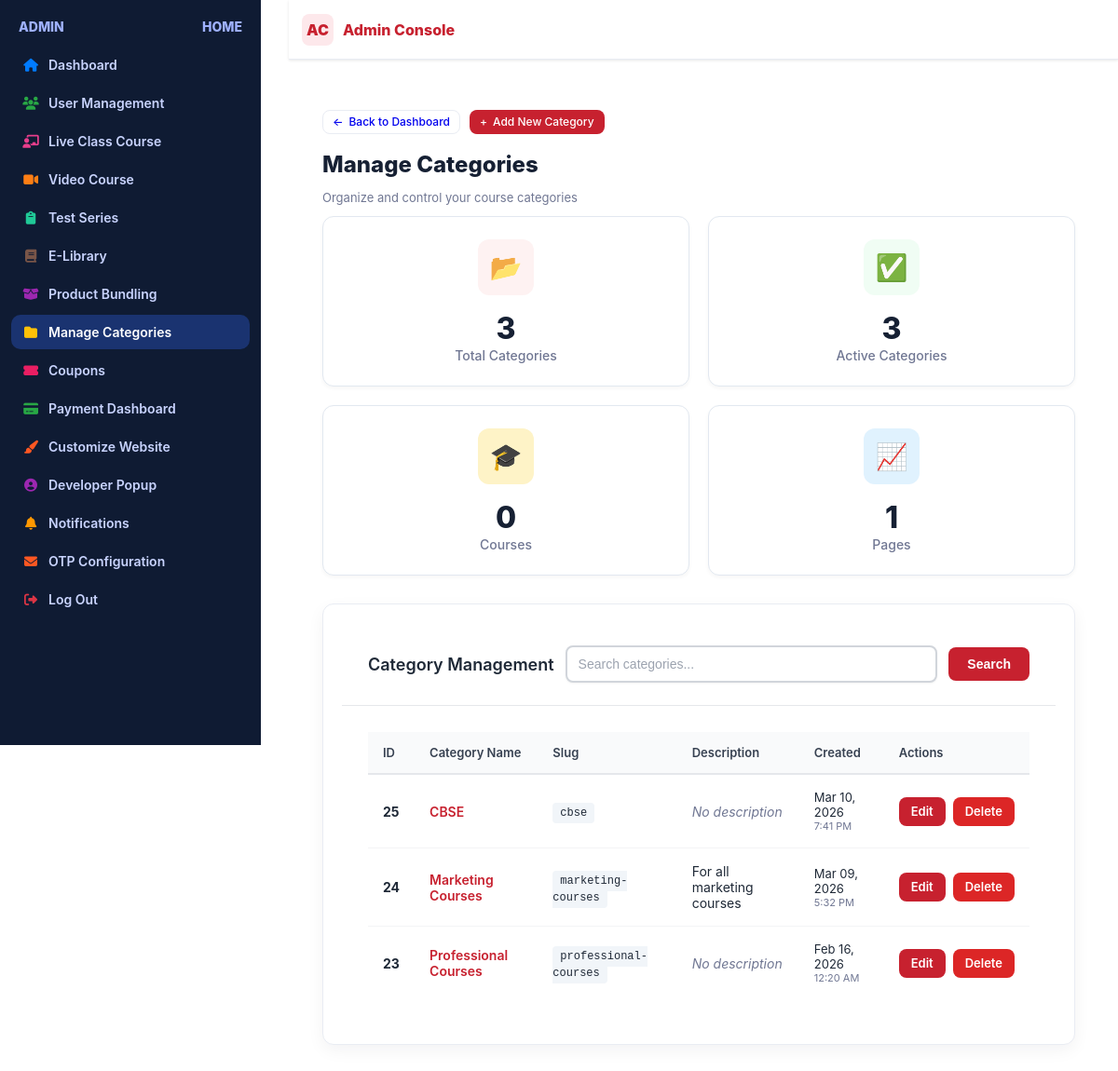
Before: /categories/ (signed in) with the older database file.
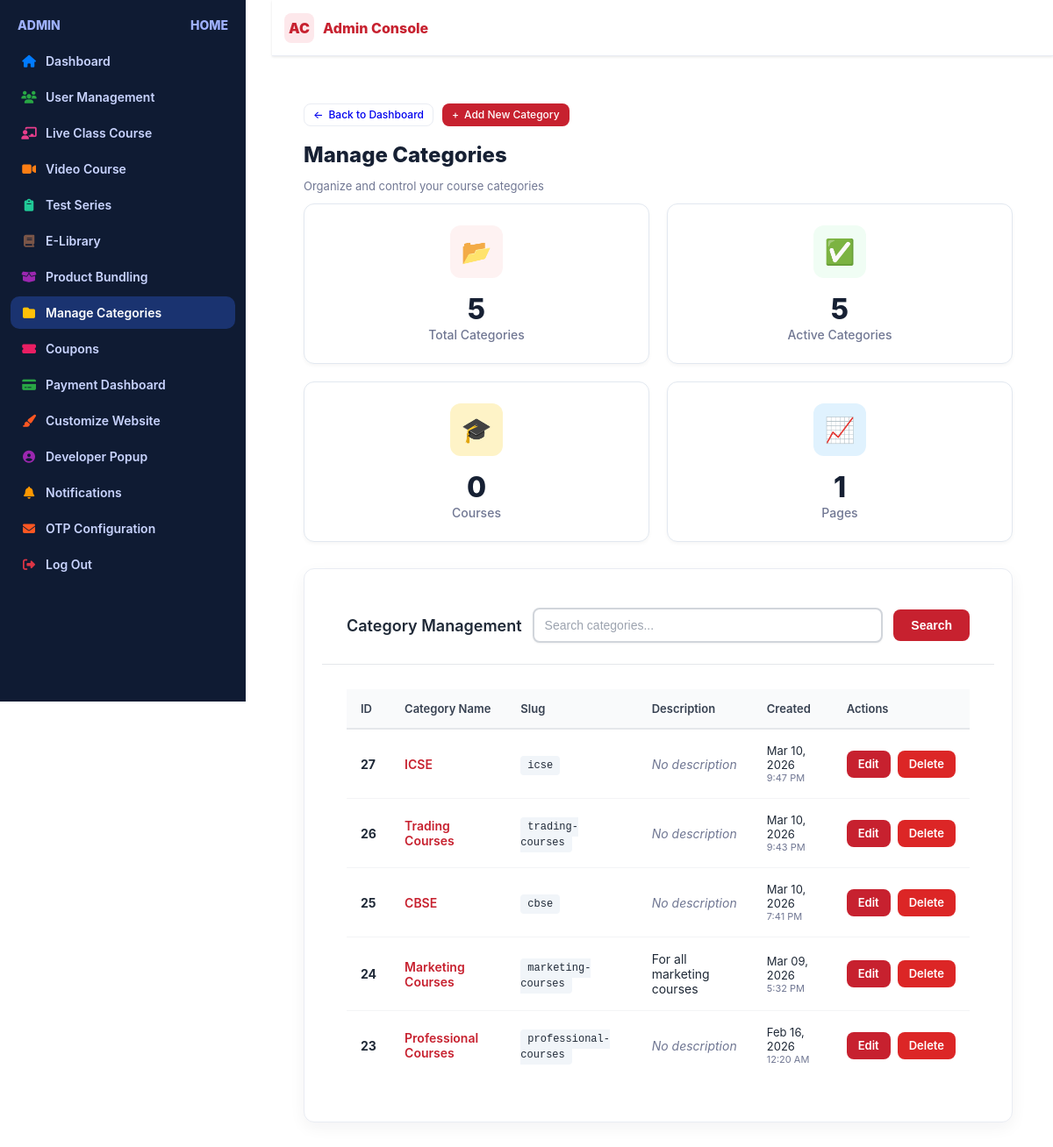
After: the same page with the newer database file.
### video_courses/models.py (models this page shows, shortened)
class TimestampedModel(models.Model):
    created_at = models.DateTimeField(auto_now_add=True)
    updated_at = models.DateTimeField(auto_now=True)
    class Meta:
        abstract = True

class Category(TimestampedModel):
    name = models.CharField(max_length=120, unique=True)
    slug = models.SlugField(max_length=140, unique=True, blank=True)
    description = models.TextField(blank=True)
    class Meta:
        ordering = ["name"]

### adminpanel/views.py (the view)
# urls.py: path('categories/', views.manage_categories, name='manage_categories'),
@login_required
def manage_categories(request):
    categories = Category.objects.all().order_by('-created_at')
    paginator = Paginator(categories, 10)
    page_number = request.GET.get('page')
    page_obj = paginator.get_page(page_number)
    context = {'categories': page_obj, 'total_categories': categories.count()}
    return render(request, 'adminpanel/manage_categories.html', context)

### adminpanel/context_processors.py (called while the page is built)
def navbar_settings(request):
    try:
        settings = NavbarSettings.objects.filter(is_active=True).first()
        if not settings:
            settings = NavbarSettings.objects.create()
        return {'navbar_settings': settings}
    except Exception as e:
        print(f"Error in navbar_settings context processor: {e}")
        return {'navbar_settings': None}

def footer_settings(request):
    try:
        settings = FooterSettings.objects.filter(is_active=True).first()
        footer_links = FooterLink.objects.filter(is_active=True)
        footer_legal_links = FooterLegalLink.objects.filter(is_active=True)
        if not settings:
            settings = FooterSettings.objects.create()
        return {
            'footer_settings': settings,
            'footer_links': footer_links,
            'footer_legal_links': footer_legal_links,
        }
    except Exception as e:
        print(f"Error in footer_settings context processor: {e}")
        return {
            'footer_settings': None,
            'footer_links': [],
            'footer_legal_links': [],
        }

### base/templatetags/navbar_tags.py (called while the page is built)
@register.simple_tag
def get_favicon_url():
    try:
        settings = NavbarSettings.objects.first()
        if settings and settings.favicon:
            return settings.favicon.url
        return None
    except:
        return None

### video_courses/context_processors.py (called while the page is built)
def categories_context(request):
    categories = Category.objects.all()
    return {
        'navbar_categories': categories
    }

### adminpanel/templates/adminpanel/manage_categories.html (shortened to what this page needs)
{% extends 'admin_dashboard.html' %}
{% load static %}
{% block content %}
<div class="wrapper">
    <div class="nav-buttons">
        <a href="{% url 'admindashboard' %}" class="btn">
            <span>←</span> Back to Dashboard
        </a>
        <a href="{% url 'create_category' %}" class="btn btn-primary">
            <span>+</span> Add New Category
        </a>
    </div>
    <h1 class="h1">Manage Categories</h1>
    <p class="small">Organize and control your course categories</p>
    <div class="analytics-grid">
        <div class="analytics-card">
            <div class="analytics-icon icon-total">📂</div>
            <div class="analytics-value">{{ total_categories }}</div>
            <div class="analytics-label">Total Categories</div>
        </div>
        <div class="analytics-card">
            <div class="analytics-icon icon-active">✅</div>
            <div class="analytics-value">{{ total_categories }}</div>
            <div class="analytics-label">Active Categories</div>
        </div>
        <div class="analytics-card">
            <div class="analytics-icon icon-usage">🎓</div>
            <div class="analytics-value">0</div>
            <div class="analytics-label">Courses</div>
        </div>
        <div class="analytics-card">
            <div class="analytics-icon icon-discount">📈</div>
            <div class="analytics-value">{{ categories.paginator.num_pages|default:1 }}</div>
            <div class="analytics-label">Pages</div>
        </div>
    </div>
    <div class="panel">
        <div class="admin-card-hd">
            <h3 class="panel-title">Category Management</h3>
            <div class="admin-filters">
                <input type="text" class="admin-filter-input" placeholder="Search categories..." id="categorySearch">
                <button class="admin-filter-btn" onclick="searchCategories()">Search</button>
            </div>
        </div>
        {% if categories %}
            <div class="admin-card-bd">
                <table class="admin-table">
                    <thead>
                        <tr>
                            <th>ID</th>
                            <th>Category Name</th>
                            <th>Slug</th>
                            <th>Description</th>
                            <th>Created</th>
                            <th>Actions</th>
                        </tr>
                    </thead>
                    <tbody>
                        {% for category in categories %}
                            <tr>
                                <td><strong>{{ category.id }}</strong></td>
                                <td>
                                    <div class="coupon-code">{{ category.name }}</div>
                                </td>
                                <td>
                                    <code style="background: #f1f5f9; padding: 4px 8px; border-radius: 4px; font-size: 12px;">{{ category.slug }}</code>
                                </td>
                                <td>
                                    {% if category.description %}
                                        {{ category.description|truncatewords:8 }}
                                    {% else %}
                                        <span style="color: var(--admin-muted); font-style: italic;">No description</span>
                                    {% endif %}
                                </td>
                                <td>
                                    <div style="font-size: 13px;">{{ category.created_at|date:"M d, Y" }}</div>
                                    <div style="font-size: 11px; color: var(--admin-muted);">{{ category.created_at|date:"g:i A" }}</div>
                                </td>
                                <td>
                                    <div class="row-actions">
                                        <a href="{% url 'edit_category' category.id %}" class="btn btn-primary" title="Edit Category">Edit</a>
                                        <a href="{% url 'delete_category' category.id %}" class="btn btn-danger" title="Delete Category">Delete</a>
                                    </div>
                                </td>
                            </tr>
                        {% endfor %}
                    </tbody>
                </table>
            </div>
        {% endif %}
    </div>
</div>
{% endblock %}

### adminpanel/templates/admin_dashboard.html (shortened to what this page needs)
{% load static %}
{% load navbar_tags %}
<!DOCTYPE html>
<html lang="en">
<head>
<link href="{% static 'css/fontawesome/all.min.css' %}" rel="stylesheet">
{% get_favicon_url as favicon_url %}
</head>
<body>
  <div class="admin-root">
    {% block sidebar %}
    {% include "sidebar.html" %}
    {% endblock sidebar %}
    <header class="admin-topbar">
      <div class="admin-brand">
        <div class="admin-brand-logo">AC</div>
        <div>Admin Console</div>
      </div>
    </header>
    <main class="admin-main">
      {% block content %}{% endblock content %}
    </main>
  </div>
</body>
</html>

### adminpanel/templates/sidebar.html (shortened to what this page needs)
<aside class="admin-sidebar">
  <div class="admin-sb-head">
    <div class="admin-sb-title">Admin</div>
    <a href="{% url 'home' %}" class="admin-sb-title">Home</a>
  </div>
  <nav class="admin-nav">
    <a href="{% url 'admindashboard' %}" class="{% if request.resolver_match.url_name == 'admindashboard' %}admin-active{% endif %}">
      <span class="admin-ico"><i class="fas fa-home" style="color: #007bff;"></i></span><span>Dashboard</span>
    </a>
    <a href="#" class="admin-dropdown {% if request.resolver_match.url_name in 'signupdashboard,admin_add_user,edit_user,delete_user,toggle_user_status,reset_user_password' %}admin-open{% endif %}">
      <span class="admin-ico"><i class="fas fa-users" style="color: #28a745;"></i></span><span>User Management</span>
    </a>
    <a href="#" class="admin-dropdown ">
      <span class="admin-ico"><i class="fas fa-chalkboard-teacher" style="color: #e83e8c;"></i></span><span>Live Class Course</span>
    </a>
    <a href="#" class="admin-dropdown {% if request.resolver_match.url_name in 'video_course_create,video_course_manage,video_course_edit_by_pk,video_course_delete' %}admin-open{% endif %}">
      <span class="admin-ico"><i class="fas fa-video" style="color: #fd7e14;"></i></span><span>Video Course</span>
    </a>
    <a href="#" class="admin-dropdown {% if request.resolver_match.url_name in 'test_series_manage,test_series_create,test_create,question_create,test_edit,test_series_edit,test_series_detail' %}admin-open{% endif %}">
      <span class="admin-ico"><i class="fas fa-clipboard" style="color: #20c997;"></i></span><span>Test Series</span>
    </a>
<a href="#" class="admin-dropdown ">
  <span class="admin-ico"><i class="fas fa-book" style="color: #795548;"></i></span><span>E-Library</span>
</a>
    <a href="#" class="admin-dropdown ">
      <span class="admin-ico"><i class="fas fa-box-open" style="color: #9c27b0;"></i></span><span>Product Bundling</span>
    </a>
    <a href="{% url 'manage_categories' %}" class="{% if request.resolver_match.url_name in 'manage_categories,create_category,edit_category,delete_category' %}admin-active{% endif %}">
      <span class="admin-ico"><i class="fas fa-folder" style="color: #ffc107;"></i></span><span>Manage Categories</span>
    </a>
    <a href="#" class="admin-dropdown {% if request.resolver_match.url_name in 'coupon_list,coupon_create,coupon_edit,coupon_analytics' %}admin-open{% endif %}">
      <span class="admin-ico"><i class="fas fa-ticket-alt" style="color: #e91e63;"></i></span><span>Coupons</span>
    </a>
    <a href="{% url 'paymentdashboard' %}" class="{% if request.resolver_match.url_name == 'paymentdashboard' %}admin-active{% endif %}">
      <span class="admin-ico"><i class="fas fa-credit-card" style="color: #28a745;"></i></span><span>Payment Dashboard</span>
    </a>
    <a href="#" class="admin-dropdown {% if request.resolver_match.url_name in 'banneredit,banner_create,banner_edit_single,banner_delete,banner_toggle_status,other_details_edit,stat_card_create,stat_card_edit,stat_card_delete,stat_card_toggle_status,cta_section_create,cta_section_edit,cta_section_delete,cta_section_toggle_status,about_us_edit,about_us_section_edit,why_choose_create,why_choose_edit,why_choose_delete,why_choose_toggle_status,service_create,service_edit,service_delete,service_toggle_status,navbar_settings_edit,footer_edit,footer_settings_edit,footer_link_create,footer_link_edit,footer_link_delete,footer_link_toggle_status,footer_legal_create,footer_legal_edit,footer_legal_delete,footer_legal_toggle_status' %}admin-open{% endif %}">
      <span class="admin-ico"><i class="fas fa-paint-brush" style="color: #ff5722;"></i></span><span>Customize Website</span>
    </a>
    <a href="{% url 'developer_popup_manage' %}" class="{% if request.resolver_match.url_name in 'developer_popup_manage,developer_popup_create,developer_popup_edit' %}admin-active{% endif %}">
      <span class="admin-ico"><i class="fas fa-user-circle" style="color: #9c27b0;"></i></span><span>Developer Popup</span>
    </a>
    <a href="#" class="admin-dropdown {% if request.resolver_match.url_name in 'adminnotifications,notification_create,notification_delete' %}admin-open{% endif %}">
      <span class="admin-ico"><i class="fas fa-bell" style="color: #ff9800;"></i></span><span>Notifications</span>
    </a>
    <a href="{% url 'smtp_configuration' %}" class="{% if request.resolver_match.url_name in 'smtp_configuration,smtp_create,smtp_edit,smtp_test,smtp_delete' %}admin-active{% endif %}">
      <span class="admin-ico"><i class="fas fa-envelope" style="color: #ff5722;"></i></span><span>OTP Configuration</span>
    </a>
    <a href="{% url 'logout_user' %}">
      <span class="admin-ico"><i class="fas fa-sign-out-alt" style="color: #dc3545;"></i></span><span>Log Out</span>
    </a>
  </nav>
</aside>

Changed rows visible on the page:
added Category: id "27", name "ICSE", slug "icse", description "No description", created_at "Mar 10, 2026", created_at "9:47 PM"
added Category: id "26", name "Trading Courses", slug "trading-courses", description "No description", created_at "Mar 10, 2026", created_at "9:43 PM"
Other visible differences:
{{ total_categories }}: "3" → "5"
